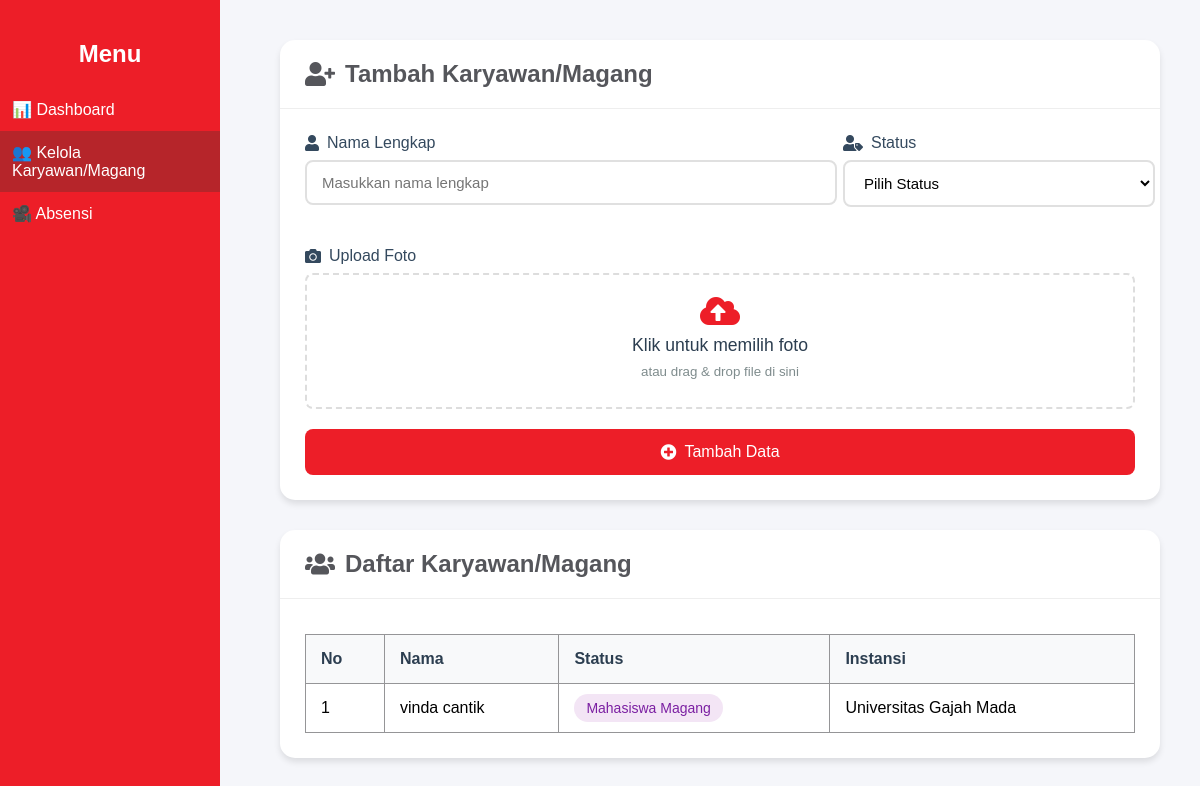
Page /kelola on the committed database.
### tables this page shows
CREATE TABLE karyawan (
        id INTEGER PRIMARY KEY AUTOINCREMENT,
        nama TEXT NOT NULL,
        status TEXT NOT NULL, -- Karyawan / Magang
        instansi TEXT,
        encoding TEXT
    );

### app.py (the view, shortened to what this page needs)
@app.route("/kelola", methods=["GET", "POST"])
def kelola():
    karyawan = get_karyawan()
    return render_template("kelola.html", karyawan=karyawan)

### model.py (called while the page is built)
def get_conn():
    return sqlite3.connect(DB_NAME)

def get_karyawan():
    conn = get_conn()
    c = conn.cursor()
    c.execute("SELECT * FROM karyawan")
    data = c.fetchall()
    conn.close()
    return data

### templates/kelola.html (shortened to what this page needs)
{% extends "base.html" %}
{% block content %}
<div class="kelola-container">
    <div class="card form-card">
        <div class="card-header">
            <h2><i class="fas fa-user-plus"></i> Tambah Karyawan/Magang</h2>
        </div>
        <div class="card-body">
            <form method="POST" enctype="multipart/form-data" class="modern-form">
                <div class="form-row">
                    <div class="form-group">
                        <label><i class="fas fa-user"></i> Nama Lengkap</label>
                        <input type="text" name="nama" required placeholder="Masukkan nama lengkap" class="form-input">
                    </div>
                    <div class="form-group status-group">
                        <label><i class="fas fa-user-tag"></i> Status</label>
                        <select name="status" onchange="toggleInstansi()" required class="form-select">
                            <option value="" disabled selected>Pilih Status</option>
                        </select>
                    </div>
                </div>
                <div class="form-group">
                    <label><i class="fas fa-camera"></i> Upload Foto</label>
                    <div class="upload-area">
                        <label for="foto" class="upload-label">
                            <i class="fas fa-cloud-upload-alt"></i>
                            <span>Klik untuk memilih foto</span>
                            <small>atau drag & drop file di sini</small>
                        </label>
                    </div>
                </div>
                <button type="submit" class="submit-btn">
                    <i class="fas fa-plus-circle"></i> Tambah Data
                </button>
            </form>
        </div>
    </div>
    <div class="card table-card">
        <div class="card-header">
            <h2><i class="fas fa-users"></i> Daftar Karyawan/Magang</h2>
        </div>
        <div class="card-body">
            <div class="table-responsive">
                <table>
                    <thead>
                        <tr>
                            <th>No</th>
                            <th>Nama</th>
                            <th>Status</th>
                            <th>Instansi</th>
                        </tr>
                    </thead>
                    <tbody>
                        {% for k in karyawan %}
                        <tr>
                            <td>{{ loop.index }}</td>
                            <td>{{ k[1] }}</td>
                            <td><span class="status-badge {{ k[2]|lower }}">{{ k[2] }}</span></td>
                            <td>{{ k[3] }}</td>
                        </tr>
                        {% endfor %}
                    </tbody>
                </table>
            </div>
        </div>
    </div>
</div>
{% endblock %}

### static/style.css (style rules this page uses)
body { font-family: Arial, sans-serif; background-color: #f5f6fa; margin: 0; padding: 0; }
h2 { color: #55565B; }
table { width: 100%; border-collapse: collapse; margin-top: 15px; }
table, th, td { border: 1px solid #959597; text-align: center; padding: 10px; }
th { background-color: #959597; color: white; }

### templates/kelola.html (style rules this page uses)
.kelola-container { max-width: 1200px; margin: 0 auto; padding: 20px; }
.card { background: white; border-radius: 15px; box-shadow: 0 4px 6px rgba(0, 0, 0, 0.1); margin-bottom: 30px; }
.card-header { padding: 20px 25px; border-bottom: 1px solid #eee; }
.card-header h2 { margin: 0; color: #55565B; font-size: 1.5rem; display: flex; align-items: center; gap: 10px; }
.card-body { padding: 25px; }
.modern-form .form-row { display: grid; grid-template-columns: 60% 40%; gap: 20px; margin-bottom: 20px; }
.form-group { margin-bottom: 20px; }
.form-group label { display: flex; align-items: center; gap: 8px; margin-bottom: 8px; color: #34495e; font-weight: 500; }
.form-input, .form-select { width: 100%; padding: 12px 15px; border: 2px solid #e0e0e0; border-radius: 8px; font-size: 15px; transition: all 0.3s ease; background: #fff; }
.upload-area { border: 2px dashed #ddd; border-radius: 8px; padding: 20px; text-align: center; position: relative; transition: all 0.3s ease; }
.upload-label { display: flex; flex-direction: column; align-items: center; gap: 10px; cursor: pointer; }
.upload-label i { font-size: 2rem; color: #ed1e28; }
.upload-label span { font-size: 1.1rem; color: #2c3e50; }
.upload-label small { color: #7f8c8d; }
.submit-btn { width: 100%; padding: 14px; background: #ed1e28; color: white; border: none; border-radius: 8px; font-size: 16px; font-weight: 500; cursor: pointer; display: flex; align-items: center; justify-content: center; gap: 8px; transition: all 0.3s ease; }
.table-card { margin-top: 30px; }
.table-responsive { overflow-x: auto; }
table { width: 100%; border-collapse: collapse; margin-top: 10px; }
th, td { padding: 15px; text-align: left; border-bottom: 1px solid #959597; }
th { background-color: #f8f9fa; font-weight: 600; color: #2c3e50; }
.status-badge { padding: 6px 12px; border-radius: 20px; font-size: 14px; font-weight: 500; }
.status-badge.mahasiswa { background-color: #f3e5f5; color: #7b1fa2; }
.status-group { padding-left: 20px; }

### rows in the picture
karyawan: nama "vinda cantik", status "Mahasiswa Magang", instansi "Universitas Gajah Mada"
